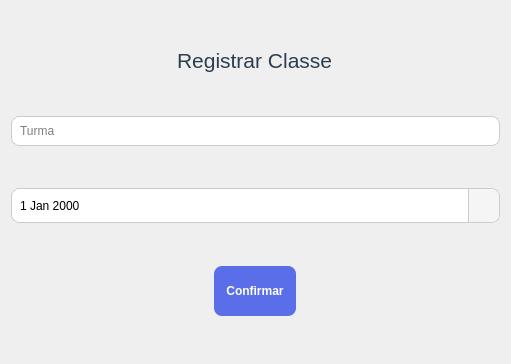
<?xml version="1.0" encoding="UTF-8"?>
<ui version="4.0">
 <class>Form</class>
 <widget class="QWidget" name="Form">
  <property name="geometry">
   <rect>
    <x>0</x>
    <y>0</y>
    <width>511</width>
    <height>364</height>
   </rect>
  </property>
  <property name="windowTitle">
   <string>Registrar Classe</string>
  </property>
  <property name="windowIcon">
   <iconset>
    <normaloff>imagens/68045.png</normaloff>imagens/68045.png</iconset>
  </property>
  <property name="styleSheet">
   <string notr="true">QLabel{
 font-family: &quot;Segoe UI&quot;, &quot;Arial&quot;, sans-serif;
    font-size: 16px;
    font-weight: 500;   
    color: #2c3e50;
}

QLineEdit, QDateEdit {
    border: 1px solid #ccc;
    border-radius: 8px;
    padding: 6px;
    background: white;
}

QLineEdit:focus, QDateEdit:focus {
   border: 1.8px solid #C5CDF0
}

QPushButton {
	font: bold;
    background-color: #5B6EE9;
    color: white;
    border-radius: 8px;
    padding: 6px 12px;
    border: none;
}

QPushButton:hover {
    background-color: #4a5ed8; 
}

QPushButton:pressed {
    background-color: #3f50c7;  
}
QDateEdit::drop-down {
    subcontrol-origin: padding;
    subcontrol-position: top right;
    width: 30px;
    border-left: 1px solid #ccc;
    background-color: #f5f5f5;
    border-top-right-radius: 8px;
    border-bottom-right-radius: 8px;
}

QDateEdit::down-arrow {
    image: url(:setas/image-arrow.png);
    width: 14px;
    height: 14px;
}

</string>
  </property>
  <layout class="QGridLayout" name="gridLayout">
   <item row="2" column="0">
    <spacer name="verticalSpacer">
     <property name="orientation">
      <enum>Qt::Vertical</enum>
     </property>
     <property name="sizeHint" stdset="0">
      <size>
       <width>20</width>
       <height>40</height>
      </size>
     </property>
    </spacer>
   </item>
   <item row="8" column="0">
    <spacer name="verticalSpacer_2">
     <property name="orientation">
      <enum>Qt::Vertical</enum>
     </property>
     <property name="sizeHint" stdset="0">
      <size>
       <width>20</width>
       <height>40</height>
      </size>
     </property>
    </spacer>
   </item>
   <item row="1" column="0" alignment="Qt::AlignHCenter">
    <widget class="QLabel" name="label">
     <property name="text">
      <string>&lt;html&gt;&lt;head/&gt;&lt;body&gt;&lt;p&gt;&lt;span style=&quot; font-size:16pt; font-weight:400;&quot;&gt;Registrar Classe&lt;/span&gt;&lt;/p&gt;&lt;/body&gt;&lt;/html&gt;</string>
     </property>
    </widget>
   </item>
   <item row="5" column="0">
    <widget class="QDateEdit" name="data">
     <property name="minimumSize">
      <size>
       <width>0</width>
       <height>35</height>
      </size>
     </property>
     <property name="maximumSize">
      <size>
       <width>16777215</width>
       <height>16777215</height>
      </size>
     </property>
     <property name="calendarPopup">
      <bool>true</bool>
     </property>
    </widget>
   </item>
   <item row="3" column="0">
    <widget class="QLineEdit" name="turma">
     <property name="text">
      <string/>
     </property>
     <property name="placeholderText">
      <string>Turma</string>
     </property>
    </widget>
   </item>
   <item row="7" column="0" alignment="Qt::AlignHCenter">
    <widget class="QPushButton" name="btn_confirmar">
     <property name="minimumSize">
      <size>
       <width>0</width>
       <height>50</height>
      </size>
     </property>
     <property name="maximumSize">
      <size>
       <width>16777215</width>
       <height>16777215</height>
      </size>
     </property>
     <property name="text">
      <string>Confirmar</string>
     </property>
    </widget>
   </item>
   <item row="4" column="0">
    <spacer name="verticalSpacer_4">
     <property name="orientation">
      <enum>Qt::Vertical</enum>
     </property>
     <property name="sizeHint" stdset="0">
      <size>
       <width>20</width>
       <height>40</height>
      </size>
     </property>
    </spacer>
   </item>
   <item row="0" column="0">
    <spacer name="verticalSpacer_3">
     <property name="orientation">
      <enum>Qt::Vertical</enum>
     </property>
     <property name="sizeHint" stdset="0">
      <size>
       <width>20</width>
       <height>40</height>
      </size>
     </property>
    </spacer>
   </item>
   <item row="6" column="0">
    <spacer name="verticalSpacer_5">
     <property name="orientation">
      <enum>Qt::Vertical</enum>
     </property>
     <property name="sizeHint" stdset="0">
      <size>
       <width>20</width>
       <height>40</height>
      </size>
     </property>
    </spacer>
   </item>
  </layout>
 </widget>
 <resources>
  <include location="imagens/imagens.qrc"/>
 </resources>
 <connections/>
</ui>
